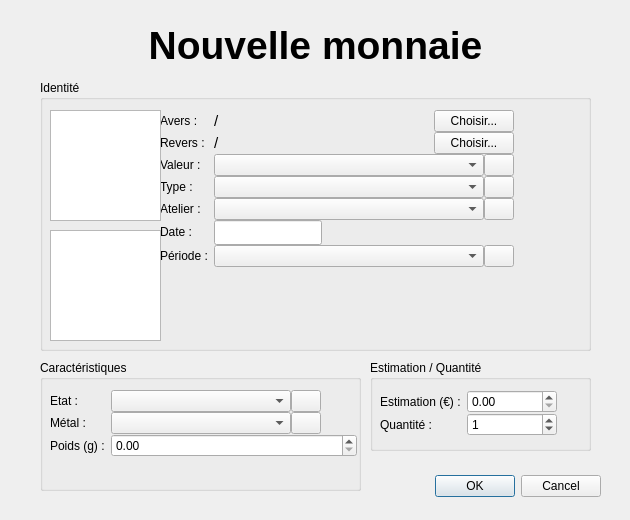
<?xml version="1.0" encoding="UTF-8"?>
<ui version="4.0">
 <class>Dialog_Entry</class>
 <widget class="QDialog" name="Dialog_Entry">
  <property name="geometry">
   <rect>
    <x>0</x>
    <y>0</y>
    <width>630</width>
    <height>520</height>
   </rect>
  </property>
  <property name="windowTitle">
   <string>Nouvelle monnaie</string>
  </property>
  <widget class="QDialogButtonBox" name="buttonBox">
   <property name="geometry">
    <rect>
     <x>430</x>
     <y>470</y>
     <width>171</width>
     <height>32</height>
    </rect>
   </property>
   <property name="orientation">
    <enum>Qt::Horizontal</enum>
   </property>
   <property name="standardButtons">
    <set>QDialogButtonBox::Cancel|QDialogButtonBox::Ok</set>
   </property>
  </widget>
  <widget class="QGroupBox" name="groupBox">
   <property name="geometry">
    <rect>
     <x>40</x>
     <y>80</y>
     <width>551</width>
     <height>271</height>
    </rect>
   </property>
   <property name="title">
    <string>Identité</string>
   </property>
   <widget class="QWidget" name="formLayoutWidget_2">
    <property name="geometry">
     <rect>
      <x>120</x>
      <y>30</y>
      <width>421</width>
      <height>231</height>
     </rect>
    </property>
    <layout class="QFormLayout" name="formLayout_2">
     <property name="sizeConstraint">
      <enum>QLayout::SetDefaultConstraint</enum>
     </property>
     <property name="fieldGrowthPolicy">
      <enum>QFormLayout::FieldsStayAtSizeHint</enum>
     </property>
     <property name="rowWrapPolicy">
      <enum>QFormLayout::DontWrapRows</enum>
     </property>
     <property name="horizontalSpacing">
      <number>-1</number>
     </property>
     <property name="verticalSpacing">
      <number>0</number>
     </property>
     <item row="0" column="0">
      <widget class="QLabel" name="label">
       <property name="text">
        <string>Avers :</string>
       </property>
      </widget>
     </item>
     <item row="0" column="1">
      <layout class="QHBoxLayout" name="horizontalLayout">
       <property name="spacing">
        <number>-1</number>
       </property>
       <property name="sizeConstraint">
        <enum>QLayout::SetDefaultConstraint</enum>
       </property>
       <item>
        <widget class="QLabel" name="labelFileA">
         <property name="minimumSize">
          <size>
           <width>220</width>
           <height>0</height>
          </size>
         </property>
         <property name="maximumSize">
          <size>
           <width>220</width>
           <height>16777215</height>
          </size>
         </property>
         <property name="font">
          <font>
           <pointsize>11</pointsize>
          </font>
         </property>
         <property name="text">
          <string>/</string>
         </property>
        </widget>
       </item>
       <item>
        <widget class="QPushButton" name="pushButtonPhotoA">
         <property name="text">
          <string>Choisir...</string>
         </property>
        </widget>
       </item>
      </layout>
     </item>
     <item row="1" column="0">
      <widget class="QLabel" name="label_2">
       <property name="text">
        <string>Revers :</string>
       </property>
      </widget>
     </item>
     <item row="1" column="1">
      <layout class="QHBoxLayout" name="horizontalLayout_2">
       <property name="spacing">
        <number>-1</number>
       </property>
       <item>
        <widget class="QLabel" name="labelFileR">
         <property name="minimumSize">
          <size>
           <width>220</width>
           <height>0</height>
          </size>
         </property>
         <property name="maximumSize">
          <size>
           <width>220</width>
           <height>16777215</height>
          </size>
         </property>
         <property name="font">
          <font>
           <pointsize>11</pointsize>
          </font>
         </property>
         <property name="text">
          <string>/</string>
         </property>
        </widget>
       </item>
       <item>
        <widget class="QPushButton" name="pushButtonPhotoR">
         <property name="text">
          <string>Choisir...</string>
         </property>
        </widget>
       </item>
      </layout>
     </item>
     <item row="2" column="0">
      <widget class="QLabel" name="label_3">
       <property name="text">
        <string>Valeur :</string>
       </property>
      </widget>
     </item>
     <item row="2" column="1">
      <layout class="QHBoxLayout" name="horizontalLayout_3">
       <item>
        <widget class="QComboBox" name="comboBoxValeur">
         <property name="minimumSize">
          <size>
           <width>270</width>
           <height>0</height>
          </size>
         </property>
        </widget>
       </item>
       <item>
        <widget class="QPushButton" name="pushButtonAddValeur">
         <property name="maximumSize">
          <size>
           <width>30</width>
           <height>30</height>
          </size>
         </property>
         <property name="text">
          <string/>
         </property>
         <property name="icon">
          <iconset resource="resources.qrc">
           <normaloff>:/resources/img/resources/img/Plus.png</normaloff>:/resources/img/resources/img/Plus.png</iconset>
         </property>
         <property name="iconSize">
          <size>
           <width>24</width>
           <height>24</height>
          </size>
         </property>
        </widget>
       </item>
      </layout>
     </item>
     <item row="3" column="0">
      <widget class="QLabel" name="label_4">
       <property name="text">
        <string>Type :</string>
       </property>
      </widget>
     </item>
     <item row="3" column="1">
      <layout class="QHBoxLayout" name="horizontalLayout_4">
       <item>
        <widget class="QComboBox" name="comboBoxType">
         <property name="minimumSize">
          <size>
           <width>270</width>
           <height>0</height>
          </size>
         </property>
        </widget>
       </item>
       <item>
        <widget class="QPushButton" name="pushButtonAddType">
         <property name="maximumSize">
          <size>
           <width>30</width>
           <height>30</height>
          </size>
         </property>
         <property name="text">
          <string/>
         </property>
         <property name="icon">
          <iconset resource="resources.qrc">
           <normaloff>:/resources/img/resources/img/Plus.png</normaloff>:/resources/img/resources/img/Plus.png</iconset>
         </property>
         <property name="iconSize">
          <size>
           <width>24</width>
           <height>24</height>
          </size>
         </property>
        </widget>
       </item>
      </layout>
     </item>
     <item row="4" column="0">
      <widget class="QLabel" name="label_11">
       <property name="text">
        <string>Atelier :</string>
       </property>
      </widget>
     </item>
     <item row="4" column="1">
      <layout class="QHBoxLayout" name="horizontalLayout_7">
       <item>
        <widget class="QComboBox" name="comboBoxAtelier">
         <property name="minimumSize">
          <size>
           <width>270</width>
           <height>0</height>
          </size>
         </property>
        </widget>
       </item>
       <item>
        <widget class="QPushButton" name="pushButtonAddAtelier">
         <property name="maximumSize">
          <size>
           <width>30</width>
           <height>30</height>
          </size>
         </property>
         <property name="text">
          <string/>
         </property>
         <property name="icon">
          <iconset resource="resources.qrc">
           <normaloff>:/resources/img/resources/img/Plus.png</normaloff>:/resources/img/resources/img/Plus.png</iconset>
         </property>
         <property name="iconSize">
          <size>
           <width>24</width>
           <height>24</height>
          </size>
         </property>
        </widget>
       </item>
      </layout>
     </item>
     <item row="5" column="0">
      <widget class="QLabel" name="label_6">
       <property name="text">
        <string>Date :</string>
       </property>
      </widget>
     </item>
     <item row="5" column="1">
      <widget class="QLineEdit" name="lineEditDate">
       <property name="minimumSize">
        <size>
         <width>0</width>
         <height>25</height>
        </size>
       </property>
       <property name="maximumSize">
        <size>
         <width>150</width>
         <height>16777215</height>
        </size>
       </property>
       <property name="text">
        <string/>
       </property>
      </widget>
     </item>
     <item row="6" column="0">
      <widget class="QLabel" name="label_7">
       <property name="text">
        <string>Période :</string>
       </property>
      </widget>
     </item>
     <item row="6" column="1">
      <layout class="QHBoxLayout" name="horizontalLayout_5">
       <item>
        <widget class="QComboBox" name="comboBoxPeriode">
         <property name="minimumSize">
          <size>
           <width>270</width>
           <height>0</height>
          </size>
         </property>
        </widget>
       </item>
       <item>
        <widget class="QPushButton" name="pushButtonAddPeriode">
         <property name="maximumSize">
          <size>
           <width>30</width>
           <height>30</height>
          </size>
         </property>
         <property name="text">
          <string/>
         </property>
         <property name="icon">
          <iconset resource="resources.qrc">
           <normaloff>:/resources/img/resources/img/Plus.png</normaloff>:/resources/img/resources/img/Plus.png</iconset>
         </property>
         <property name="iconSize">
          <size>
           <width>24</width>
           <height>24</height>
          </size>
         </property>
        </widget>
       </item>
      </layout>
     </item>
    </layout>
   </widget>
   <widget class="QGraphicsView" name="graphicsViewAvers">
    <property name="geometry">
     <rect>
      <x>10</x>
      <y>30</y>
      <width>111</width>
      <height>111</height>
     </rect>
    </property>
   </widget>
   <widget class="QGraphicsView" name="graphicsViewRevers">
    <property name="geometry">
     <rect>
      <x>10</x>
      <y>150</y>
      <width>111</width>
      <height>111</height>
     </rect>
    </property>
   </widget>
  </widget>
  <widget class="QGroupBox" name="groupBox_3">
   <property name="geometry">
    <rect>
     <x>40</x>
     <y>360</y>
     <width>321</width>
     <height>131</height>
    </rect>
   </property>
   <property name="title">
    <string>Caractéristiques</string>
   </property>
   <widget class="QWidget" name="formLayoutWidget_3">
    <property name="geometry">
     <rect>
      <x>10</x>
      <y>30</y>
      <width>307</width>
      <height>91</height>
     </rect>
    </property>
    <layout class="QFormLayout" name="formLayout_3">
     <property name="verticalSpacing">
      <number>0</number>
     </property>
     <item row="0" column="0">
      <widget class="QLabel" name="label_8">
       <property name="text">
        <string>Etat :</string>
       </property>
      </widget>
     </item>
     <item row="0" column="1">
      <layout class="QHBoxLayout" name="horizontalLayout_6">
       <item>
        <widget class="QComboBox" name="comboBoxEtat">
         <property name="minimumSize">
          <size>
           <width>180</width>
           <height>0</height>
          </size>
         </property>
         <property name="maximumSize">
          <size>
           <width>180</width>
           <height>16777215</height>
          </size>
         </property>
        </widget>
       </item>
       <item>
        <widget class="QPushButton" name="pushButtonAddEtat">
         <property name="maximumSize">
          <size>
           <width>30</width>
           <height>30</height>
          </size>
         </property>
         <property name="text">
          <string/>
         </property>
         <property name="icon">
          <iconset resource="resources.qrc">
           <normaloff>:/resources/img/resources/img/Plus.png</normaloff>:/resources/img/resources/img/Plus.png</iconset>
         </property>
         <property name="iconSize">
          <size>
           <width>24</width>
           <height>24</height>
          </size>
         </property>
        </widget>
       </item>
      </layout>
     </item>
     <item row="1" column="0">
      <widget class="QLabel" name="label_12">
       <property name="text">
        <string>Métal :</string>
       </property>
      </widget>
     </item>
     <item row="1" column="1">
      <layout class="QHBoxLayout" name="horizontalLayout_8">
       <item>
        <widget class="QComboBox" name="comboBoxMetal">
         <property name="minimumSize">
          <size>
           <width>180</width>
           <height>0</height>
          </size>
         </property>
         <property name="maximumSize">
          <size>
           <width>180</width>
           <height>16777215</height>
          </size>
         </property>
        </widget>
       </item>
       <item>
        <widget class="QPushButton" name="pushButtonAddMetal">
         <property name="maximumSize">
          <size>
           <width>30</width>
           <height>30</height>
          </size>
         </property>
         <property name="text">
          <string/>
         </property>
         <property name="icon">
          <iconset resource="resources.qrc">
           <normaloff>:/resources/img/resources/img/Plus.png</normaloff>:/resources/img/resources/img/Plus.png</iconset>
         </property>
         <property name="iconSize">
          <size>
           <width>24</width>
           <height>24</height>
          </size>
         </property>
        </widget>
       </item>
      </layout>
     </item>
     <item row="2" column="0">
      <widget class="QLabel" name="label_14">
       <property name="text">
        <string>Poids (g) :</string>
       </property>
      </widget>
     </item>
     <item row="2" column="1">
      <widget class="QDoubleSpinBox" name="doubleSpinBoxPoids">
       <property name="minimumSize">
        <size>
         <width>100</width>
         <height>0</height>
        </size>
       </property>
      </widget>
     </item>
    </layout>
   </widget>
  </widget>
  <widget class="QLabel" name="label_Title">
   <property name="geometry">
    <rect>
     <x>10</x>
     <y>10</y>
     <width>611</width>
     <height>71</height>
    </rect>
   </property>
   <property name="font">
    <font>
     <pointsize>29</pointsize>
     <weight>75</weight>
     <bold>true</bold>
    </font>
   </property>
   <property name="text">
    <string>Nouvelle monnaie</string>
   </property>
   <property name="alignment">
    <set>Qt::AlignCenter</set>
   </property>
  </widget>
  <widget class="QGroupBox" name="groupBox_4">
   <property name="geometry">
    <rect>
     <x>370</x>
     <y>360</y>
     <width>221</width>
     <height>91</height>
    </rect>
   </property>
   <property name="title">
    <string>Estimation / Quantité</string>
   </property>
   <widget class="QWidget" name="formLayoutWidget_4">
    <property name="geometry">
     <rect>
      <x>10</x>
      <y>30</y>
      <width>201</width>
      <height>51</height>
     </rect>
    </property>
    <layout class="QFormLayout" name="formLayout_4">
     <property name="fieldGrowthPolicy">
      <enum>QFormLayout::FieldsStayAtSizeHint</enum>
     </property>
     <property name="horizontalSpacing">
      <number>-1</number>
     </property>
     <property name="verticalSpacing">
      <number>0</number>
     </property>
     <item row="0" column="0">
      <widget class="QLabel" name="label_9">
       <property name="text">
        <string>Estimation (€) :</string>
       </property>
      </widget>
     </item>
     <item row="0" column="1">
      <widget class="QDoubleSpinBox" name="doubleSpinBoxEstimation">
       <property name="minimumSize">
        <size>
         <width>90</width>
         <height>0</height>
        </size>
       </property>
      </widget>
     </item>
     <item row="1" column="0">
      <widget class="QLabel" name="label_10">
       <property name="text">
        <string>Quantité :</string>
       </property>
      </widget>
     </item>
     <item row="1" column="1">
      <widget class="QSpinBox" name="spinBoxQuantite">
       <property name="minimumSize">
        <size>
         <width>90</width>
         <height>0</height>
        </size>
       </property>
       <property name="value">
        <number>1</number>
       </property>
      </widget>
     </item>
    </layout>
   </widget>
  </widget>
  <widget class="QLabel" name="label_5">
   <property name="geometry">
    <rect>
     <x>80</x>
     <y>10</y>
     <width>71</width>
     <height>71</height>
    </rect>
   </property>
   <property name="text">
    <string/>
   </property>
   <property name="pixmap">
    <pixmap resource="resources.qrc">:/resources/img/resources/img/New.png</pixmap>
   </property>
   <property name="scaledContents">
    <bool>true</bool>
   </property>
  </widget>
 </widget>
 <resources>
  <include location="resources.qrc"/>
 </resources>
 <connections>
  <connection>
   <sender>buttonBox</sender>
   <signal>accepted()</signal>
   <receiver>Dialog_Entry</receiver>
   <slot>accept()</slot>
   <hints>
    <hint type="sourcelabel">
     <x>248</x>
     <y>254</y>
    </hint>
    <hint type="destinationlabel">
     <x>157</x>
     <y>274</y>
    </hint>
   </hints>
  </connection>
  <connection>
   <sender>buttonBox</sender>
   <signal>rejected()</signal>
   <receiver>Dialog_Entry</receiver>
   <slot>reject()</slot>
   <hints>
    <hint type="sourcelabel">
     <x>316</x>
     <y>260</y>
    </hint>
    <hint type="destinationlabel">
     <x>286</x>
     <y>274</y>
    </hint>
   </hints>
  </connection>
 </connections>
</ui>
